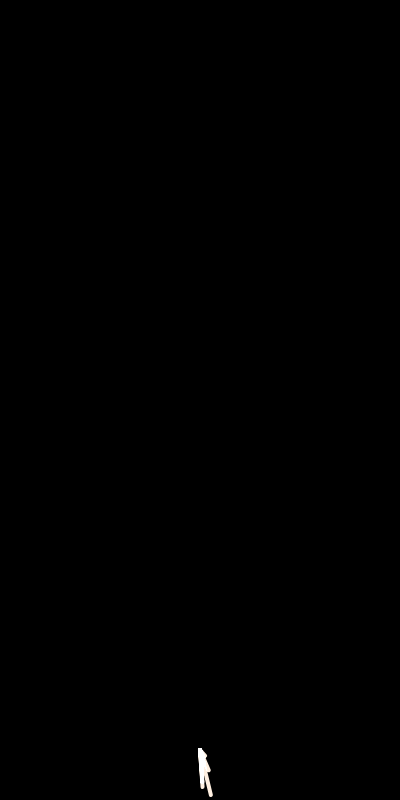
Frame 1 (no input)
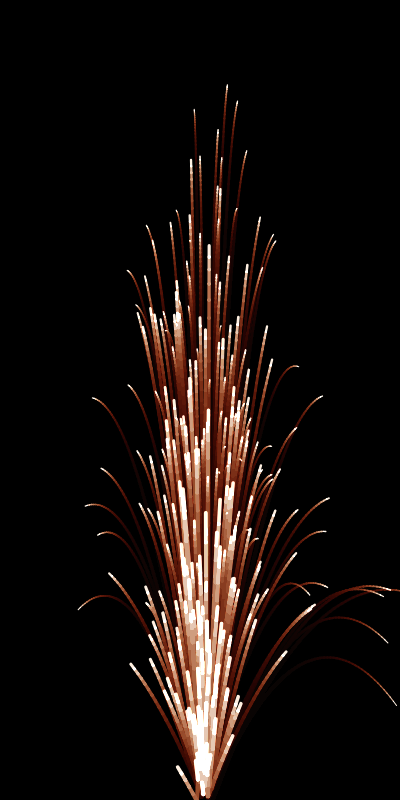
Frame 60 (no input)
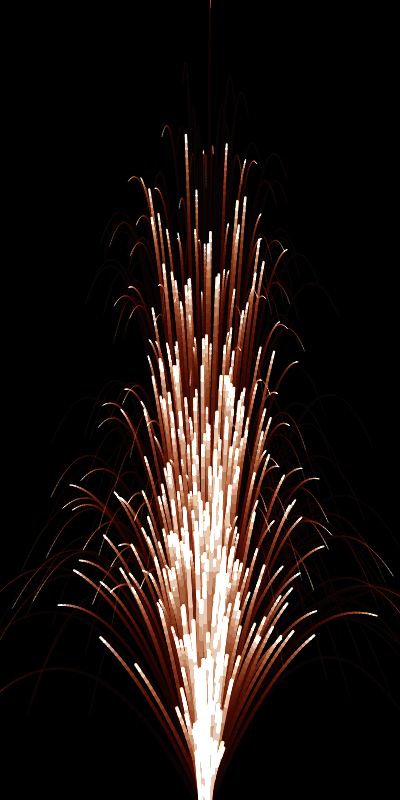
Frame 120 (the mouse pressed at the canvas centre since frame 60)

The p5.js sketch that drew these frames (run headless with seeded random() and noise() and a simulated clock; from frame 60 on, the mouse is pressed at the canvas centre):

// p5.js sketch
// ── sketch.js
// ============================================================
const TITLE = "TEDUTU HANABI";
const AUTHOR = "黒狐";
// ============================================================

function setup() {
	createCanvas(400,800);
	const bs=[];
	for(let k=0;k<500;k++){
		const v=8+4*random();
		const t=PI*1.35+0.3*PI*random();
		bs.push({
			x:200+10*random(),y:800+10*random(),px:200,py:750,w:4,
			vx:v*cos(t),vy:(1+5*random())*v*sin(t),delay:floor(random(120))
		});
	}
	let j=0;
	background(0);
	draw=()=>{
		blendMode(MULTIPLY);
	background(230,200,180);
		blendMode(ADD);
		stroke(255,240,225);
		for(const b of bs){
			if(b.delay > frameCount)continue;
			b.vy+=0.2;
			b.x+=b.vx;
			b.y+=b.vy;
			if(b.vx*b.vx+b.vy*b.vy>100){
				b.vx*=0.9;
				b.vy*=0.9;
			}
			strokeWeight(b.w);
			b.w-=0.05;
			line(b.x,b.y,b.px,b.py);
			b.px=b.x;b.py=b.y;
			if(b.w<0 && j<210){
				b.x=200+10*random();
				b.y=800+10*random();b.px=b.x;b.py=b.y;b.w=4;
					const v=8+4*random();
		const t=PI*1.35+0.3*PI*random();
				b.vx=v*cos(t);b.vy=(1+5*random())*v*sin(t);
			}
		}
		j++;
	}
}
